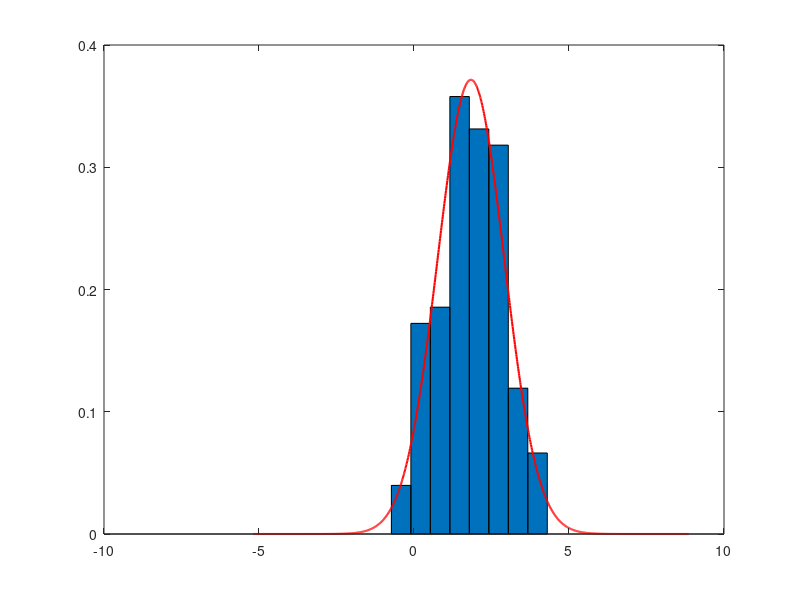
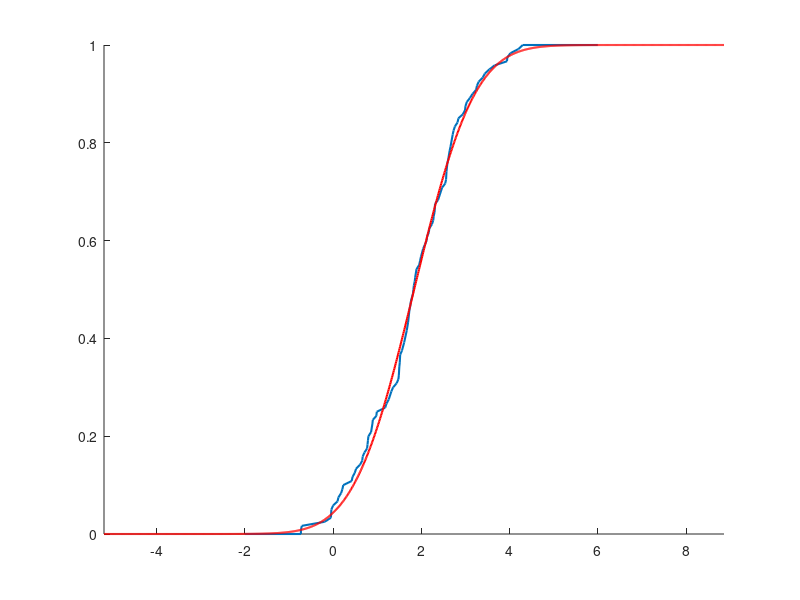

Recreate these plots in MATLAB, in order.
clear all;
X = [1.52,1.26,2.17,1.75,-0.19,2.24,2.76,1.52,1.89,3.10,2.61,1.18,1.83,...
    1.85,3.39,2.31,2.99,1.61,2.57,1.81,1.73,1.89,-0.00,2.27,1.61,2.57,...
    2.54,1.67,1.49,0.12,-0.04,1.36,2.04,2.04,-0.05,0.67,1.32,0.78,0.89,...
    2.73,1.51,1.48,1.67,2.18,1.70,4.20,1.81,2.66,1.72,0.77,3.16,1.86,...
    3.66,4.30,0.98,3.00,0.99,1.72,2.71,2.47,2.56,1.99,0.23,0.66,...
    2.47,2.71,2.28,2.59,3.30,2.08,0.90,0.49,2.38,0.71,0.10,1.50,...
    0.21,0.44,3.94,1.50,1.70,-0.73,1.76,2.71,1.95,-0.71,1.32,...
    3.95,2.64,-0.04,3.24,1.67,2.31,0.18,0.79,3.26,3.44,2.64,0.89,...
    2.47,4.02,2.12,0.61,2.59,1.44,1.82,2.94,3.03,1.97,2.30,0.80,0.52,...
    1.21,2.13,2.82,1.56,2.84,3.54,0.86,0.42];   

% Нахождение минимального значения выборки
Xmin = min(X);
% Нахождение максимального значения выборки
Xmax = max(X);
% Нахождения размаха выборки
R = range(X); %  Xmax - Xmin;
% Нахождение выборочного математического ожидания
n = length(X);
fprintf("n = %d\n", n);
mu = mean(X); % sum(X) / n;
% Нахождение исправленной выборочной дисперсии
Ssquare = var(X); % var (x) = sum((X - mu).^2) / (n - 1);
% Нахождение количества полуинтервалов
m = fix(log2(n)) + 2;
% Упорядочение полуинтервалов
[y1, x1] = hist(X, m);
% Нормирование полуинтервалов
norm_y1 = y1 / (sum(y1) * (x1(2) - x1(1)));

Xsigma = sqrt(Ssquare);
step = Xsigma * 1e-2;
delta = 1;

% Вывод результатов
fprintf('Минимальное значение выборки: %.3f\n', Xmin);
fprintf('Максимальное значение выборки: %.3f\n', Xmax);
fprintf('Размах выборки: %.3f\n', R);
fprintf('Выборочное математическое ожидание: %.3f\n', mu);
fprintf('Исправленная выборочная дисперсия: %.3f\n', Ssquare);

fprintf('Промежутки, количество:\n');
for i = 1 : length(x1)
    l = x1(i) - R / (2 * m);
    r = x1(i) + R / (2 * m);
    count = y1(i);
    % end_bracket = ifelse(i == length(x1), ']', ')');
    if (i == length(x1))
        fprintf('  %d. [%.3f; %.3f%c,\t%d вхождений\n', i, l, r, ")", count);
    else
        fprintf('  %d. [%.3f; %.3f%c,\t%d вхождений\n', i, l, r, "]", count);
    end    
end

% Значение на оси абсцисс для нормального распределения
x = (mu - R) - 2*delta : step : (mu + R) + 2*delta;
% Вычисление плотности вероятностей для нормального распределения
f = normpdf(x, mu, Xsigma);
% Вычисление функции распределения вероятностей для нормального распределения
F = normcdf(x, mu, Xsigma);

% Вывод плотностей вероятностей
figure('Name', 'Функция плотности распределения вероятностей')
bar(x1, norm_y1, 1);
hold on;
plot(x, f, 'LineWidth', 1.5, 'color', 'red');
hold off;

% Вывод функций распределения вероятностей
figure('Name', 'Функция распределения вероятностей')
[F_empirical, x_empirical] = ecdf(X);
% F_empirical = [0; F_empirical; 1];
% x_empirical = [(mu - R) - 2*delta; x_empirical; (mu + R) + 2*delta];

axis tight;
hold on;
Res_x = [];
Res_y = [];
for i = 1: length(x_empirical)
    if (x_empirical(i) == -0.73)
        fprintf('%d\n', x_empirical(i));
        Res_x = [Res_x; X(i)];
    end    
end    

n_min = length(Res_x);
printf("n_min = %d\n", n_min);

%stairs([-4; x_empirical; 6], [0; F_empirical; 1]);
plot([-2; x_empirical; 6], [0; F_empirical; 1],'LineWidth', 1.5);
plot(x, F, 'LineWidth', 1.5, 'color', 'red');
hold off;

